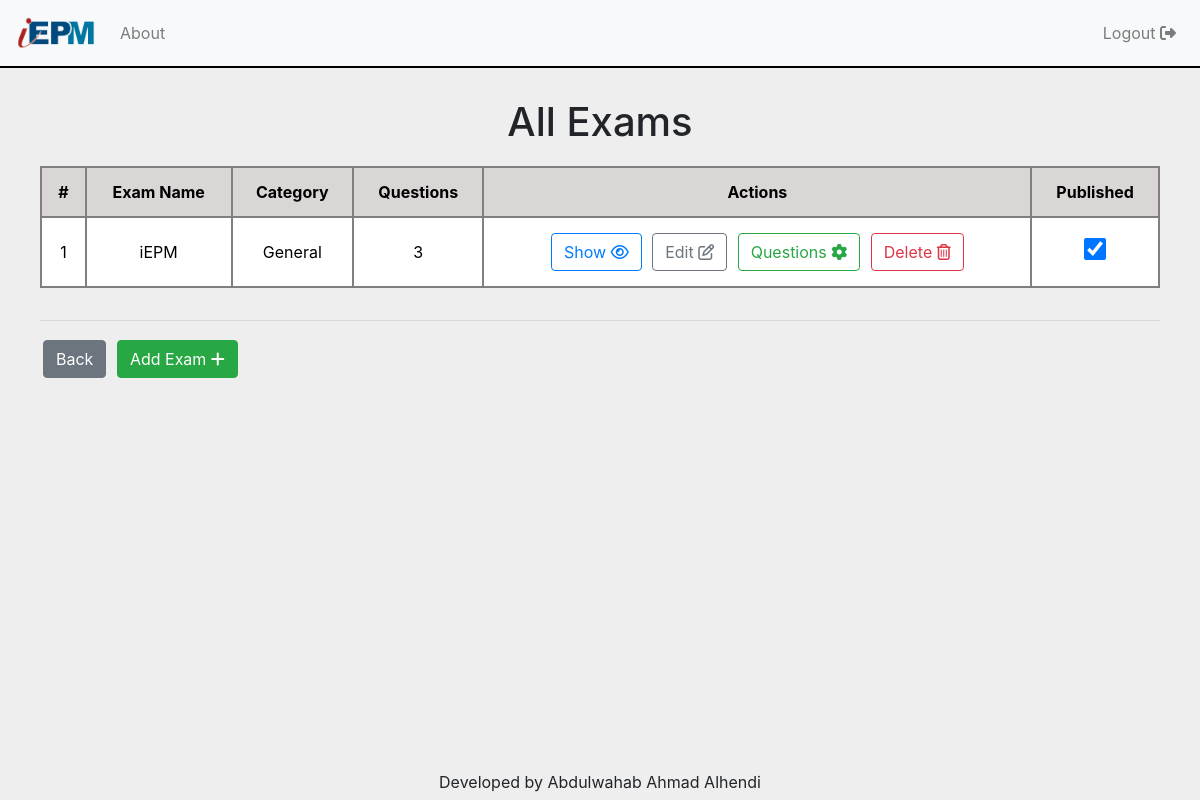
Page /all_exams/ (signed in) on the committed database.
### main_app/models.py (models this page shows, shortened)
class Exam(models.Model):
    examiner = models.ForeignKey(MyUser, on_delete=models.CASCADE, related_name='exams')
    exam_name = models.CharField(max_length=255)
    slug = models.SlugField(null=True, blank=True)
    category = models.CharField(max_length=255)
    exam_creation_date = models.DateTimeField(default=timezone.datetime.now())
    is_published = models.BooleanField(default=False)
    students = models.ManyToManyField(MyUser, related_name='+')
    num_of_questions = models.IntegerField(default=0)

### main_app/views.py (the view)
# urls.py: path('all_exams/', users_views.all_exams, name='all_exams'),
def all_exams(request):
    exams = Exam.objects.filter(examiner=request.user.myuser)
    for exam in exams:
        n = Question.objects.filter(exam=exam)
        exam.num_of_questions = len(n)
    data = {
        'exams': exams,
        'current_user': request.user.myuser,
        'exams_count': range(len(exams))
    }
    return render(request, 'main_app/all_exams.html', data)

### main_app/templates/main_app/all_exams.html (shortened to what this page needs)
{% extends 'base.html' %}
{% load crispy_forms_tags %}
{% load static %}
{% block custom_css %}
    <link rel="stylesheet" href="{% static 'main_app/css/all_exams.css' %}">
{% endblock %}
{% block logout_in_navbar %}
    {% include 'sign_out_button.html' %}
{% endblock %}
{% block content %}
    <div class="container">
        <div class="row">
            <div class="col">
                <div class="display-4">All Exams</div>
                <div class="table-responsive">
                    <table class="table">
                        {% if exams %}
                        <thead>
                            <tr>
                                <th>#</th>
                                <th>Exam Name</th>
                                <th>Category</th>
                                <th>Questions</th>
                                <th>Actions</th>
                                <th>Published</th>
                            </tr>
                        </thead>
                        <tbody id="table_body">
                            {% for exam in exams %}
                            <tr>
                                <td class="examsCounter">{{ forloop.counter }}</td>
                                <td>{{ exam.exam_name }}</td>
                                <td>{{ exam.category }}</td>
                                <td>{{ exam.num_of_questions }}</td>
                                <td>
                                    <form style="display: inline" method="post" action="{% url 'main:show_exam' exam.id %}">{% csrf_token %}
                                        <button type="submit" class="btn btn-outline-primary">Show <i class="fa fa-eye"></i></button>
                                    </form>
                                    <form style="display: inline" method="post" action="{% url 'main:edit_exam' exam.id %}">{% csrf_token %}
                                        <button type="submit" class="btn btn-outline-secondary">Edit <i class="far fa-edit"></i></button>
                                    </form>
                                    <form style="display: inline" method="post" action="{% url 'main:manage_questions' exam.id %}">{% csrf_token %}
                                        <button type="submit" class="btn btn-outline-success">Questions <i class="fa fa-cog"></i></button>
                                    </form>
                                    <button type="button" onclick="delete_exam({{exam.id}}, '{{exam.exam_name}}')" class="btn btn-outline-danger">Delete <i class="far fa-trash-alt"></i></button>
                                </td>
                                <td>
                                    <input id="publish_exam_{{exam.id}}" type="checkbox" onclick="publish_exam({{exam.id}}, '{{exam.exam_name}}', '{{ exam.num_of_questions }}')"
                                           {% if exam.is_published %} checked {% endif %}>
                                </td>
                            </tr>
                            {% endfor %}
                        {% else %}
                                <h4 class="noExams">No exams found</h4>
                        {% endif %}
                        </tbody>
                    </table>
                </div>
                <hr>
                <a href="{% url 'users:examiner_profile' current_user.slug %}"  class="btn btn-secondary myBtn">Back</a>
                <a class="btn btn-success" href="{% url 'main:add_exam' %}">Add Exam <i class="fa fa-plus"></i></a>
            </div>
        </div>
    </div>
{% endblock %}

### main_app/static/main_app/css/all_exams.css (style rules this page uses)
.display-4 { text-align: center; font-weight: 500; margin: 20px 0; font-size: 40px; }
input[type='checkbox'] { width:22px; height:22px; }
.container { padding: 10px; }
th, td { text-align: center; border: 2px solid gray; padding: 6px; }
.table td, th { vertical-align: middle; }
.table thead th { vertical-align: inherit; border: 2px solid gray; }
thead { background-color: rgb(218, 214, 214); color: black; }
tbody { background-color: white; color: black; }
a, a:hover { color: white; text-decoration: none; }
.btn { margin: 3px; }

### rows in the picture
Exam: exam_name "iEPM", category "General", num_of_questions "3", is_published "☑"
